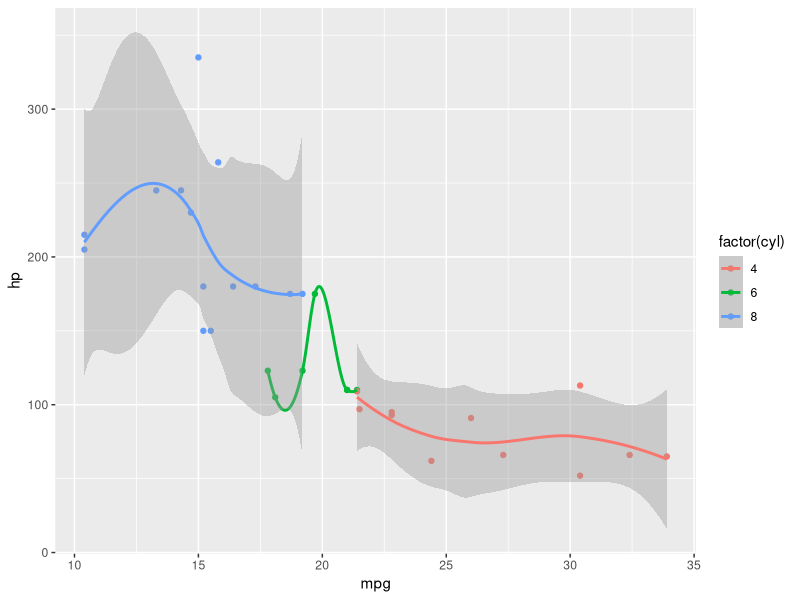
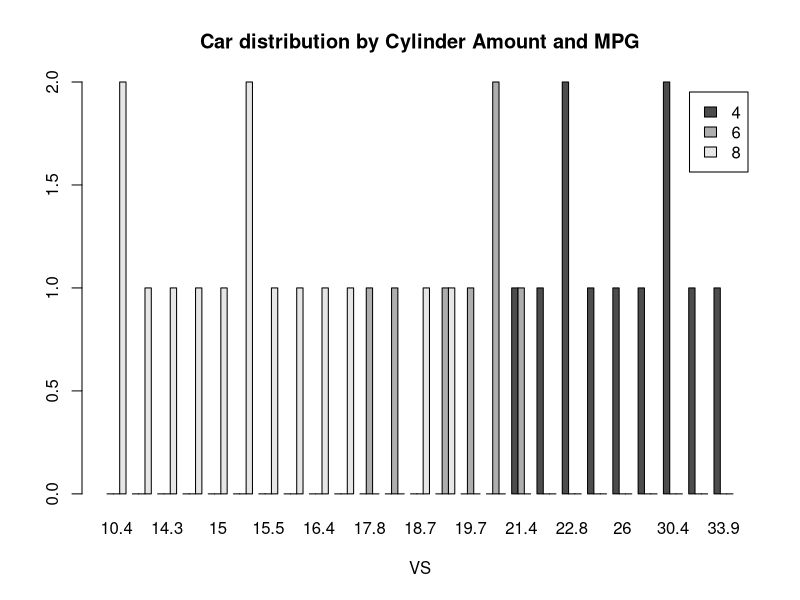

Reproduce these figures in R, in order.
setwd("Users/spencerfinkel/repos/lis4369/p2")
# using their data set...same dataset
data("mtcars")
View(mtcars)
#view data by explicitly writing the variable name
mtcars

# remember indexing starts at 1
head(mtcars, 10)

tail(mtcars, 10)

summary(mtcars)
names(mtcars)
data.frame(mtcars)   ##all of this does the same thing...display data
structure(mtcars)
attributes(mtcars)

colnames(mtcars)  # display column names

mtcars[1,] # dsiplays first row with colnames

mtcars[,1]

mtcars$cyl # display column data using name

mtcars[3,3]

mtcars[mtcars$cyl > 4,] # use index notation to return certain info

mtcars[mtcars$cyl > 4 & mtcars$gear >= 5,] # use and operator to combine conditions

mtcars[mtcars$cyl > 4 & mtcars$gear == 4,]

mtcars[mtcars$cyl > 4 | mtcars$gear == 4,]

mtcars[mtcars$cyl > 4 & mtcars$gear != 4,]

nrow(mtcars) # number of rows

ncol(mtcars)    
length(mtcars)  # these are same

dim(mtcars) # rows and columns   out: 32 11

data.frame(mtcars)

str(mtcars)   #this shows structure... not string

summary(mtcars$hp)

library('psych')

describe(mtcars$hp)  #this shows all
mean(mtcars$hp)           #
median(mtcars$hp)         #
min(mtcars$hp)            #
max(mtcars$hp)            #
quantile(mtcars$hp)       #
var(mtcars$hp)            #
sd(mtcars$hp)             #

library('ggplot2')
qplot(mpg, hp, data=mtcars, color = factor(cyl), geom=c("point", "smooth"))             
counts <- table(mtcars$cyl, mtcars$mpg)
barplot(counts, main='Car distribution by Cylinder Amount and MPG', xlab = 'VS',legend = rownames(counts), beside=TRUE)

